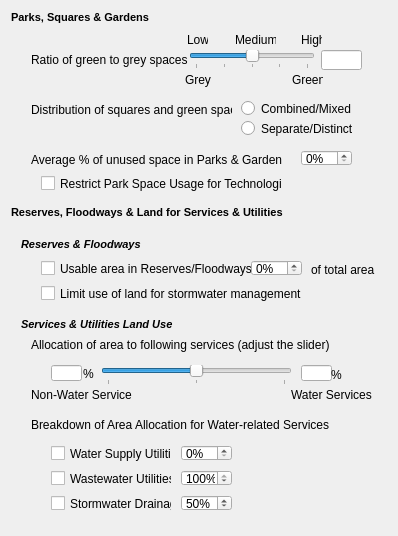
               <widget class="QWidget" name="opsp_scrollAreaWidgetContents">
                <property name="geometry">
                 <rect>
                  <x>0</x>
                  <y>0</y>
                  <width>398</width>
                  <height>532</height>
                 </rect>
                </property>
                <layout class="QVBoxLayout" name="verticalLayout_8">
                 <item>
                  <widget class="QLabel" name="park_title">
                   <property name="sizePolicy">
                    <sizepolicy hsizetype="Preferred" vsizetype="Fixed">
                     <horstretch>0</horstretch>
                     <verstretch>13</verstretch>
                    </sizepolicy>
                   </property>
                   <property name="minimumSize">
                    <size>
                     <width>0</width>
                     <height>13</height>
                    </size>
                   </property>
                   <property name="maximumSize">
                    <size>
                     <width>16777215</width>
                     <height>13</height>
                    </size>
                   </property>
                   <property name="text">
                    <string>&lt;!DOCTYPE HTML PUBLIC &quot;-//W3C//DTD HTML 4.0//EN&quot; &quot;http://www.w3.org/TR/REC-html40/strict.dtd&quot;&gt;
&lt;html&gt;&lt;head&gt;&lt;meta name=&quot;qrichtext&quot; content=&quot;1&quot; /&gt;&lt;style type=&quot;text/css&quot;&gt;
p, li { white-space: pre-wrap; }
&lt;/style&gt;&lt;/head&gt;&lt;body style=&quot; font-family:'MS Shell Dlg 2'; font-size:8.25pt; font-weight:400; font-style:normal;&quot;&gt;
&lt;p style=&quot; margin-top:0px; margin-bottom:0px; margin-left:0px; margin-right:0px; -qt-block-indent:0; text-indent:0px;&quot;&gt;&lt;span style=&quot; font-size:8pt; font-weight:600;&quot;&gt;Parks, Squares &amp;amp; Gardens&lt;/span&gt;&lt;/p&gt;&lt;/body&gt;&lt;/html&gt;</string>
                   </property>
                  </widget>
                 </item>
                 <item>
                  <widget class="QWidget" name="pg_params" native="true">
                   <property name="sizePolicy">
                    <sizepolicy hsizetype="Preferred" vsizetype="Preferred">
                     <horstretch>0</horstretch>
                     <verstretch>0</verstretch>
                    </sizepolicy>
                   </property>
                   <property name="minimumSize">
                    <size>
                     <width>369</width>
                     <height>170</height>
                    </size>
                   </property>
                   <property name="maximumSize">
                    <size>
                     <width>16777215</width>
                     <height>170</height>
                    </size>
                   </property>
                   <widget class="QLabel" name="pg_ggratio_lbl">
                    <property name="geometry">
                     <rect>
                      <x>20</x>
                      <y>20</y>
                      <width>161</width>
                      <height>20</height>
                     </rect>
                    </property>
                    <property name="text">
                     <string>Ratio of green to grey spaces</string>
                    </property>
                   </widget>
                   <widget class="QSlider" name="pg_ggratio_slide">
                    <property name="geometry">
                     <rect>
                      <x>178</x>
                      <y>20</y>
                      <width>126</width>
                      <height>19</height>
                     </rect>
                    </property>
                    <property name="minimum">
                     <number>-10</number>
                    </property>
                    <property name="maximum">
                     <number>10</number>
                    </property>
                    <property name="pageStep">
                     <number>5</number>
                    </property>
                    <property name="value">
                     <number>0</number>
                    </property>
                    <property name="orientation">
                     <enum>Qt::Horizontal</enum>
                    </property>
                    <property name="tickPosition">
                     <enum>QSlider::TicksBelow</enum>
                    </property>
                    <property name="tickInterval">
                     <number>5</number>
                    </property>
                   </widget>
                   <widget class="QLineEdit" name="pg_ggratio_box">
                    <property name="geometry">
                     <rect>
                      <x>310</x>
                      <y>20</y>
                      <width>41</width>
                      <height>20</height>
                     </rect>
                    </property>
                    <property name="text">
                     <string/>
                    </property>
                    <property name="readOnly">
                     <bool>true</bool>
                    </property>
                   </widget>
                   <widget class="QLabel" name="pg_clustering_low_lbl">
                    <property name="geometry">
                     <rect>
                      <x>176</x>
                      <y>0</y>
                      <width>21</width>
                      <height>20</height>
                     </rect>
                    </property>
                    <property name="text">
                     <string>Low</string>
                    </property>
                   </widget>
                   <widget class="QLabel" name="pg_clustering_high_lbl">
                    <property name="geometry">
                     <rect>
                      <x>290</x>
                      <y>0</y>
                      <width>21</width>
                      <height>20</height>
                     </rect>
                    </property>
                    <property name="text">
                     <string>High</string>
                    </property>
                   </widget>
                   <widget class="QLabel" name="pg_clustering_med_lbl">
                    <property name="geometry">
                     <rect>
                      <x>224</x>
                      <y>0</y>
                      <width>41</width>
                      <height>20</height>
                     </rect>
                    </property>
                    <property name="text">
                     <string>Medium</string>
                    </property>
                   </widget>
                   <widget class="QLabel" name="pg_clustering_low_lbl_2">
                    <property name="geometry">
                     <rect>
                      <x>174</x>
                      <y>40</y>
                      <width>31</width>
                      <height>20</height>
                     </rect>
                    </property>
                    <property name="text">
                     <string>Grey</string>
                    </property>
                   </widget>
                   <widget class="QLabel" name="pg_clustering_low_lbl_3">
                    <property name="geometry">
                     <rect>
                      <x>281</x>
                      <y>40</y>
                      <width>31</width>
                      <height>20</height>
                     </rect>
                    </property>
                    <property name="text">
                     <string>Green</string>
                    </property>
                   </widget>
                   <widget class="QLabel" name="pg_usable_lbl">
                    <property name="geometry">
                     <rect>
                      <x>20</x>
                      <y>120</y>
                      <width>251</width>
                      <height>20</height>
                     </rect>
                    </property>
                    <property name="text">
                     <string>Average % of unused space in Parks &amp; Gardens</string>
                    </property>
                   </widget>
                   <widget class="QSpinBox" name="pg_usable_spin">
                    <property name="geometry">
                     <rect>
                      <x>290</x>
                      <y>120</y>
                      <width>51</width>
                      <height>16</height>
                     </rect>
                    </property>
                    <property name="suffix">
                     <string>%</string>
                    </property>
                    <property name="maximum">
                     <number>100</number>
                    </property>
                    <property name="value">
                     <number>0</number>
                    </property>
                   </widget>
                   <widget class="QCheckBox" name="pg_usable_prohibit">
                    <property name="geometry">
                     <rect>
                      <x>30</x>
                      <y>145</y>
                      <width>241</width>
                      <height>17</height>
                     </rect>
                    </property>
                    <property name="text">
                     <string>Restrict Park Space Usage for Technologies</string>
                    </property>
                   </widget>
                   <widget class="QLabel" name="pg_dist_lbl">
                    <property name="geometry">
                     <rect>
                      <x>20</x>
                      <y>70</y>
                      <width>201</width>
                      <height>20</height>
                     </rect>
                    </property>
                    <property name="text">
                     <string>Distribution of squares and green space:</string>
                    </property>
                   </widget>
                   <widget class="QRadioButton" name="pg_dist_mix_radio">
                    <property name="geometry">
                     <rect>
                      <x>230</x>
                      <y>70</y>
                      <width>111</width>
                      <height>17</height>
                     </rect>
                    </property>
                    <property name="text">
                     <string>Combined/Mixed</string>
                    </property>
                   </widget>
                   <widget class="QRadioButton" name="pg_dist_sep_radio">
                    <property name="geometry">
                     <rect>
                      <x>230</x>
                      <y>90</y>
                      <width>111</width>
                      <height>17</height>
                     </rect>
                    </property>
                    <property name="text">
                     <string>Separate/Distinct</string>
                    </property>
                   </widget>
                  </widget>
                 </item>
                 <item>
                  <widget class="QLabel" name="rfw_svu_title">
                   <property name="sizePolicy">
                    <sizepolicy hsizetype="Preferred" vsizetype="Preferred">
                     <horstretch>0</horstretch>
                     <verstretch>0</verstretch>
                    </sizepolicy>
                   </property>
                   <property name="minimumSize">
                    <size>
                     <width>0</width>
                     <height>13</height>
                    </size>
                   </property>
                   <property name="maximumSize">
                    <size>
                     <width>16777215</width>
                     <height>13</height>
                    </size>
                   </property>
                   <property name="text">
                    <string>&lt;!DOCTYPE HTML PUBLIC &quot;-//W3C//DTD HTML 4.0//EN&quot; &quot;http://www.w3.org/TR/REC-html40/strict.dtd&quot;&gt;
&lt;html&gt;&lt;head&gt;&lt;meta name=&quot;qrichtext&quot; content=&quot;1&quot; /&gt;&lt;style type=&quot;text/css&quot;&gt;
p, li { white-space: pre-wrap; }
&lt;/style&gt;&lt;/head&gt;&lt;body style=&quot; font-family:'MS Shell Dlg 2'; font-size:8.25pt; font-weight:400; font-style:normal;&quot;&gt;
&lt;p style=&quot; margin-top:0px; margin-bottom:0px; margin-left:0px; margin-right:0px; -qt-block-indent:0; text-indent:0px;&quot;&gt;&lt;span style=&quot; font-size:8pt; font-weight:600;&quot;&gt;Reserves, Floodways &amp;amp; Land for Services &amp;amp; Utilities&lt;/span&gt;&lt;/p&gt;&lt;/body&gt;&lt;/html&gt;</string>
                   </property>
                  </widget>
                 </item>
                 <item>
                  <widget class="QWidget" name="ref_svu_params" native="true">
                   <property name="sizePolicy">
                    <sizepolicy hsizetype="Preferred" vsizetype="Preferred">
                     <horstretch>0</horstretch>
                     <verstretch>0</verstretch>
                    </sizepolicy>
                   </property>
                   <property name="minimumSize">
                    <size>
                     <width>369</width>
                     <height>300</height>
                    </size>
                   </property>
                   <property name="maximumSize">
                    <size>
                     <width>16777215</width>
                     <height>300</height>
                    </size>
                   </property>
                   <widget class="QCheckBox" name="ref_usable_check">
                    <property name="geometry">
                     <rect>
                      <x>30</x>
                      <y>35</y>
                      <width>211</width>
                      <height>17</height>
                     </rect>
                    </property>
                    <property name="text">
                     <string>Usable area in Reserves/Floodways:</string>
                    </property>
                   </widget>
                   <widget class="QSpinBox" name="ref_usable_spin">
                    <property name="geometry">
                     <rect>
                      <x>240</x>
                      <y>35</y>
                      <width>51</width>
                      <height>16</height>
                     </rect>
                    </property>
                    <property name="suffix">
                     <string>%</string>
                    </property>
                    <property name="maximum">
                     <number>100</number>
                    </property>
                   </widget>
                   <widget class="QLabel" name="ref_usable_lbl">
                    <property name="geometry">
                     <rect>
                      <x>300</x>
                      <y>35</y>
                      <width>81</width>
                      <height>20</height>
                     </rect>
                    </property>
                    <property name="text">
                     <string>of total area</string>
                    </property>
                   </widget>
                   <widget class="QLabel" name="ref_lbl">
                    <property name="geometry">
                     <rect>
                      <x>10</x>
                      <y>10</y>
                      <width>191</width>
                      <height>20</height>
                     </rect>
                    </property>
                    <property name="text">
                     <string>&lt;!DOCTYPE HTML PUBLIC &quot;-//W3C//DTD HTML 4.0//EN&quot; &quot;http://www.w3.org/TR/REC-html40/strict.dtd&quot;&gt;
&lt;html&gt;&lt;head&gt;&lt;meta name=&quot;qrichtext&quot; content=&quot;1&quot; /&gt;&lt;style type=&quot;text/css&quot;&gt;
p, li { white-space: pre-wrap; }
&lt;/style&gt;&lt;/head&gt;&lt;body style=&quot; font-family:'MS Shell Dlg 2'; font-size:8.25pt; font-weight:400; font-style:normal;&quot;&gt;
&lt;p style=&quot; margin-top:0px; margin-bottom:0px; margin-left:0px; margin-right:0px; -qt-block-indent:0; text-indent:0px;&quot;&gt;&lt;span style=&quot; font-size:8pt; font-weight:600; font-style:italic;&quot;&gt;Reserves &amp;amp; Floodways&lt;/span&gt;&lt;/p&gt;&lt;/body&gt;&lt;/html&gt;</string>
                    </property>
                   </widget>
                   <widget class="QCheckBox" name="svu_supply_check">
                    <property name="geometry">
                     <rect>
                      <x>40</x>
                      <y>220</y>
                      <width>121</width>
                      <height>17</height>
                     </rect>
                    </property>
                    <property name="text">
                     <string>Water Supply Utilities</string>
                    </property>
                   </widget>
                   <widget class="QCheckBox" name="svu_waste_check">
                    <property name="geometry">
                     <rect>
                      <x>40</x>
                      <y>245</y>
                      <width>121</width>
                      <height>17</height>
                     </rect>
                    </property>
                    <property name="text">
                     <string>Wastewater Utilities</string>
                    </property>
                   </widget>
                   <widget class="QCheckBox" name="svu_storm_check">
                    <property name="geometry">
                     <rect>
                      <x>40</x>
                      <y>270</y>
                      <width>121</width>
                      <height>17</height>
                     </rect>
                    </property>
                    <property name="text">
                     <string>Stormwater Drainage</string>
                    </property>
                   </widget>
                   <widget class="QLabel" name="svu_lbl">
                    <property name="geometry">
                     <rect>
                      <x>10</x>
                      <y>90</y>
                      <width>191</width>
                      <height>20</height>
                     </rect>
                    </property>
                    <property name="text">
                     <string>&lt;!DOCTYPE HTML PUBLIC &quot;-//W3C//DTD HTML 4.0//EN&quot; &quot;http://www.w3.org/TR/REC-html40/strict.dtd&quot;&gt;
&lt;html&gt;&lt;head&gt;&lt;meta name=&quot;qrichtext&quot; content=&quot;1&quot; /&gt;&lt;style type=&quot;text/css&quot;&gt;
p, li { white-space: pre-wrap; }
&lt;/style&gt;&lt;/head&gt;&lt;body style=&quot; font-family:'MS Shell Dlg 2'; font-size:8.25pt; font-weight:400; font-style:normal;&quot;&gt;
&lt;p style=&quot; margin-top:0px; margin-bottom:0px; margin-left:0px; margin-right:0px; -qt-block-indent:0; text-indent:0px;&quot;&gt;&lt;span style=&quot; font-size:8pt; font-weight:600; font-style:italic;&quot;&gt;Services &amp;amp; Utilities Land Use&lt;/span&gt;&lt;/p&gt;&lt;/body&gt;&lt;/html&gt;</string>
                    </property>
                   </widget>
                   <widget class="QCheckBox" name="ref_limit_check">
                    <property name="geometry">
                     <rect>
                      <x>30</x>
                      <y>60</y>
                      <width>321</width>
                      <height>17</height>
                     </rect>
                    </property>
                    <property name="text">
                     <string>Limit use of land for stormwater management</string>
                    </property>
                   </widget>
                   <widget class="QSpinBox" name="svu_supply_spin">
                    <property name="geometry">
                     <rect>
                      <x>170</x>
                      <y>220</y>
                      <width>51</width>
                      <height>16</height>
                     </rect>
                    </property>
                    <property name="suffix">
                     <string>%</string>
                    </property>
                    <property name="maximum">
                     <number>100</number>
                    </property>
                   </widget>
                   <widget class="QSpinBox" name="svu_waste_spin">
                    <property name="geometry">
                     <rect>
                      <x>170</x>
                      <y>245</y>
                      <width>51</width>
                      <height>16</height>
                     </rect>
                    </property>
                    <property name="suffix">
                     <string>%</string>
                    </property>
                    <property name="maximum">
                     <number>100</number>
                    </property>
                    <property name="value">
                     <number>100</number>
                    </property>
                   </widget>
                   <widget class="QSpinBox" name="svu_storm_spin">
                    <property name="geometry">
                     <rect>
                      <x>170</x>
                      <y>270</y>
                      <width>51</width>
                      <height>16</height>
                     </rect>
                    </property>
                    <property name="suffix">
                     <string>%</string>
                    </property>
                    <property name="maximum">
                     <number>100</number>
                    </property>
                    <property name="value">
                     <number>50</number>
                    </property>
                   </widget>
                   <widget class="QLabel" name="svu_allocate_lbl">
                    <property name="geometry">
                     <rect>
                      <x>20</x>
                      <y>110</y>
                      <width>301</width>
                      <height>20</height>
                     </rect>
                    </property>
                    <property name="text">
                     <string>Allocation of area to following services (adjust the slider)</string>
                    </property>
                   </widget>
                   <widget class="QSlider" name="svu_slider">
                    <property name="geometry">
                     <rect>
                      <x>90</x>
                      <y>140</y>
                      <width>191</width>
                      <height>20</height>
                     </rect>
                    </property>
                    <property name="minimum">
                     <number>0</number>
                    </property>
                    <property name="maximum">
                     <number>100</number>
                    </property>
                    <property name="pageStep">
                     <number>5</number>
                    </property>
                    <property name="value">
                     <number>50</number>
                    </property>
                    <property name="orientation">
                     <enum>Qt::Horizontal</enum>
                    </property>
                    <property name="tickPosition">
                     <enum>QSlider::TicksBelow</enum>
                    </property>
                    <property name="tickInterval">
                     <number>50</number>
                    </property>
                   </widget>
                   <widget class="QLabel" name="svu_nonwat_lbl">
                    <property name="geometry">
                     <rect>
                      <x>20</x>
                      <y>160</y>
                      <width>101</width>
                      <height>20</height>
                     </rect>
                    </property>
                    <property name="text">
                     <string>Non-Water Services</string>
                    </property>
                   </widget>
                   <widget class="QLineEdit" name="svu_wat_box">
                    <property name="geometry">
                     <rect>
                      <x>290</x>
                      <y>140</y>
                      <width>31</width>
                      <height>16</height>
                     </rect>
                    </property>
                    <property name="text">
                     <string/>
                    </property>
                    <property name="readOnly">
                     <bool>true</bool>
                    </property>
                   </widget>
                   <widget class="QLabel" name="svu_wat_lbl">
                    <property name="geometry">
                     <rect>
                      <x>280</x>
                      <y>160</y>
                      <width>81</width>
                      <height>20</height>
                     </rect>
                    </property>
                    <property name="text">
                     <string>Water Services</string>
                    </property>
                   </widget>
                   <widget class="QLineEdit" name="svu_nonwat_box">
                    <property name="geometry">
                     <rect>
                      <x>40</x>
                      <y>140</y>
                      <width>31</width>
                      <height>16</height>
                     </rect>
                    </property>
                    <property name="text">
                     <string/>
                    </property>
                    <property name="readOnly">
                     <bool>true</bool>
                    </property>
                   </widget>
                   <widget class="QLabel" name="svu_breakdown_lbl">
                    <property name="geometry">
                     <rect>
                      <x>20</x>
                      <y>190</y>
                      <width>311</width>
                      <height>20</height>
                     </rect>
                    </property>
                    <property name="text">
                     <string>Breakdown of Area Allocation for Water-related Services</string>
                    </property>
                   </widget>
                   <widget class="QLabel" name="svu_nonwat_lbl_2">
                    <property name="geometry">
                     <rect>
                      <x>72</x>
                      <y>139</y>
                      <width>21</width>
                      <height>20</height>
                     </rect>
                    </property>
                    <property name="text">
                     <string>%</string>
                    </property>
                   </widget>
                   <widget class="QLabel" name="svu_nonwat_lbl_3">
                    <property name="geometry">
                     <rect>
                      <x>320</x>
                      <y>140</y>
                      <width>21</width>
                      <height>20</height>
                     </rect>
                    </property>
                    <property name="text">
                     <string>%</string>
                    </property>
                   </widget>
                  </widget>
                 </item>
                </layout>
               </widget>
